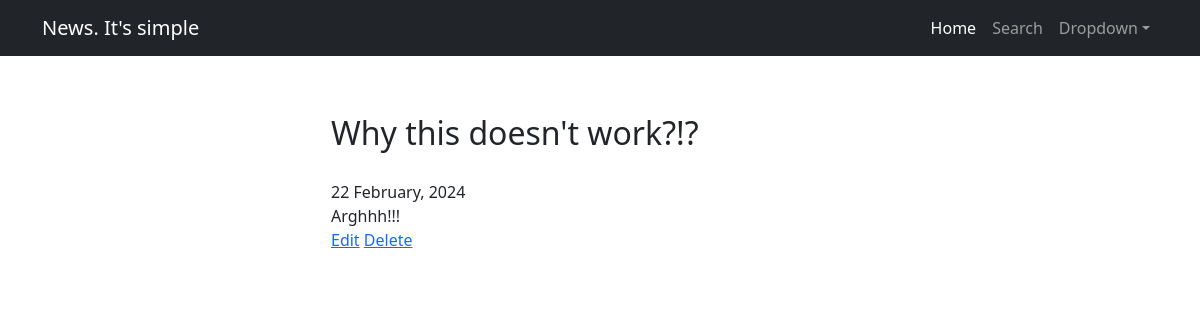
The page /news/24 on the database its author committed.
### news/models.py (models this page shows, shortened)
class Post(models.Model):
    article = 'AR'
    news = 'NE'
    SIZE = [
        (article, 'Article'),
        (news, 'News')
    ]
    author = models.ForeignKey(Author, on_delete=models.CASCADE)
    size = models.CharField(max_length=2,
                            choices=SIZE,
                            default=news)
    pub_date = models.DateTimeField(auto_now_add=True)
    category = models.ManyToManyField(Category, through='PostCategory')
    headline = models.CharField(max_length=60)
    content = models.TextField()
    rating = models.IntegerField(default=0)

### news/views.py (the view)
# urls.py: path('<int:pk>', PostsDetailView.as_view(), name='single_detail'),
class PostsDetailView(DetailView):
    model = Post
    template_name = 'single.html'
    context_object_name = 'single'

### news/templatetags/custom_filters.py (called while the page is built)
@register.filter()
def censor(value):
    try:
        censored_text = ''
        for word in value.split():
            if word.strip('.,:;!?').lower() in SWEAR_WORDS:
                censored_text += word[0] + '*' * len(word[1:-1]) + word[-1] + ' '
            else:
                censored_text += word + ' '
        return censored_text
    except AttributeError as e:
        return f'{e} (string only)'

### templates/single.html (shortened to what this page needs)
{% extends 'flatpages/default.html' %}
{% load custom_filters %}
{% block content %}
    <div class="space-10">
        <h2>{{ single.headline|censor }}</h2>
    </div>
    <div class="space-10">
        {{ single.pub_date|date:'d F, Y' }}<br>
        {{ single.content|censor }}<br>
        <a href="{% url 'news_update' single.id %}">Edit</a>
        <a href="{% url 'news_delete' single.id %}">Delete</a>
    </div>
{% endblock content %}

### static/css/custom.css (style rules this page uses)
.space-10 { text-align: left; margin: auto; width: 50%; padding: 10px; -moz-box-sizing: border-box; -webkit-box-sizing: border-box; box-sizing: border-box; }

### rows shown on the page
Post: headline|censor "Why this doesn't work?!?", pub_date "22 February, 2024", content|censor "Arghhh!!!"
